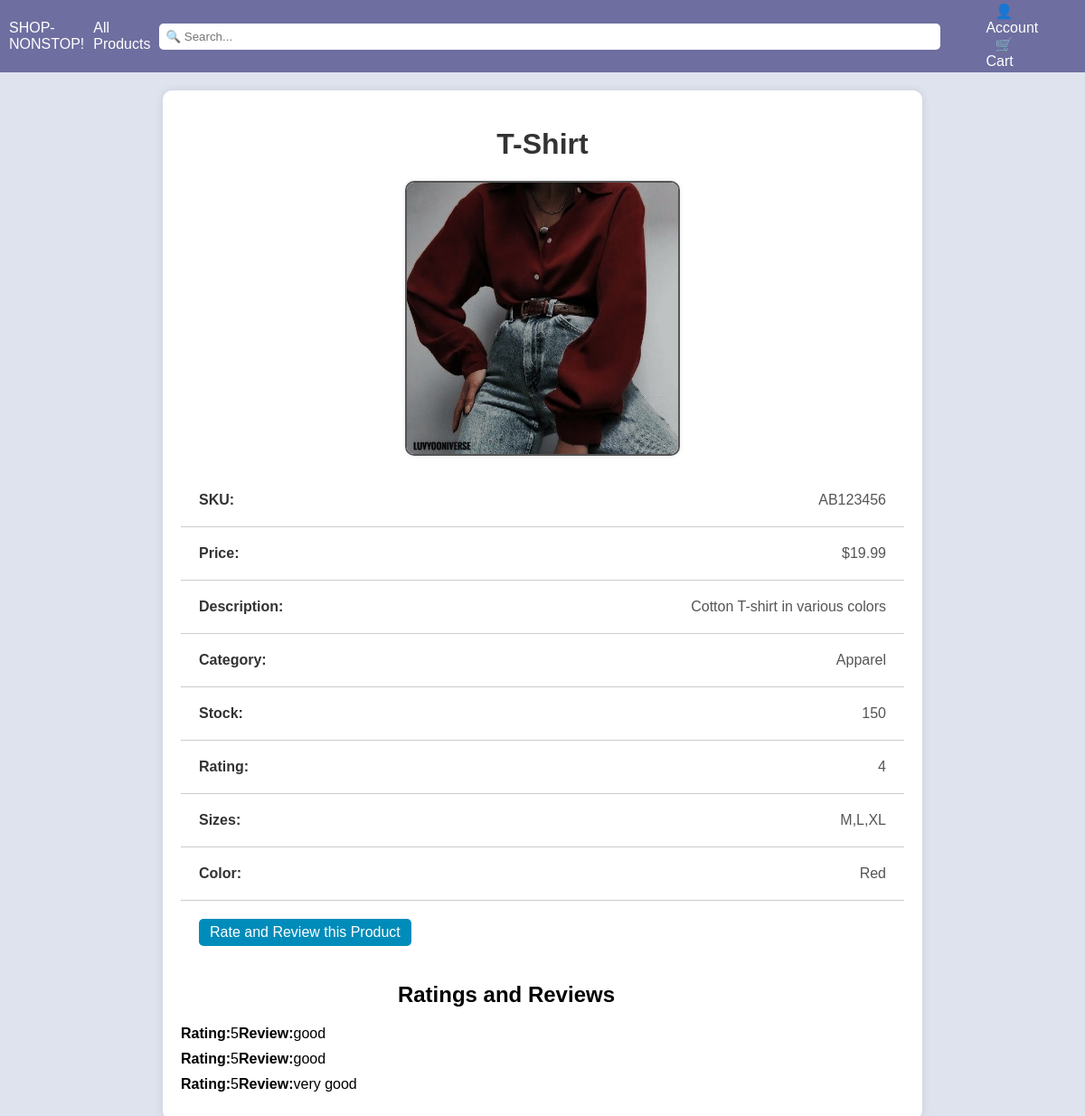
Page /product/P10001 on the committed database.
### app/models.py (models this page shows, shortened)
class Items(db.Model):
    __tablename__ = 'item'
    Item_ID = db.Column(db.String(80),unique=True, primary_key=True)
    sku = db.Column(db.String(80), unique=True, nullable=False)
    name = db.Column(db.String(120), unique=True, nullable=False)
    price = db.Column(db.Integer, nullable=False)
    item_desc = db.Column(db.String(255), nullable=False)
    category = db.Column(db.String(255), nullable=False)
    stock = db.Column(db.Integer, nullable=False)
    item_star = db.Column(db.Integer, nullable=False)
    itme_sizes = db.Column(db.String(120),  nullable=True)
    color = db.Column(db.String(120), nullable=False)
    pic = db.Column(db.Text)

class RatingReview(db.Model):
    __tablename__ = 'rating_review'
    id = db.Column(db.Integer, primary_key=True)
    item_id = db.Column(db.String(80), db.ForeignKey('item.Item_ID'), nullable=False)
    rating = db.Column(db.Integer, nullable=False)
    review = db.Column(db.Text, nullable=True)

### app/routes.py (the view)
@app.route('/product/<string:Item_ID>')
def product_page(Item_ID):
    product = Items.query.filter_by(Item_ID=Item_ID).first()
    if product is None:
        abort(404)
    product1 = Items.query.filter_by(Item_ID=Item_ID).first()
    ratings_reviews = RatingReview.query.filter_by(item_id=Item_ID).all()
    image_path = product1.pic
    return render_template('product.html', product=product,image_path=image_path,ratings_reviews=ratings_reviews)

### app/templates/product.html (shortened to what this page needs)
{% extends "base.html" %}
{% block content %}
<div class="product-container">
    <h1>{{ product.name }}</h1>
    <img src="{{ image_path }}" alt="Product Image" class="product-image">
    <ul class="product-details">
        <li class="product-item"><strong>SKU:</strong> {{ product.sku }}</li>
        <li class="product-item"><strong>Price:</strong> ${{ product.price }}</li>
        <li class="product-item"><strong>Description:</strong> {{ product.item_desc }}</li>
        <li class="product-item"><strong>Category:</strong> {{ product.category }}</li>
        <li class="product-item"><strong>Stock:</strong> {{ product.stock }}</li>
        <li class="product-item"><strong>Rating:</strong> {{ product.item_star }}</li>
        <li class="product-item"><strong>Sizes:</strong> {{ product.itme_sizes }}</li>
        <li class="product-item"><strong>Color:</strong> {{ product.color }}</li>
        <li class="product-item" style="border-bottom: none;"><a href="/product/{{ product.Item_ID }}/rating_review" class="rating-review-btn">Rate and Review this Product</a></li>
    </ul>
    <div class="ratings-reviews">
        <h2>Ratings and Reviews</h2>
        {% if ratings_reviews %}
            {% for rating_review in ratings_reviews %}
                <div class="rating-review">
                    <p><strong>Rating:</strong> {{ rating_review.rating }}</p>
                    <p><strong>Review:</strong> {{ rating_review.review }}</p>
                </div>
            {% endfor %}
        {% else %}
            <p>No ratings and reviews yet.</p>
        {% endif %}
    </div>
</div>
{% endblock %}

### app/templates/base.html (shortened to what this page needs)
<!DOCTYPE html>
<html lang="en">
<head>
</head>
<body>
    <div class="navbar">
        <div class="website-name">SHOP-NONSTOP!</div>
            <a href="/show_products">All Products</a>
        <div class="search-bar">
            <input type="text" placeholder="🔍 Search...">
        </div>
        <div class="icons">
            <div class="dropdown">
                <a href="#">👤Account</a>
            </div>
            <a href="#">🛒 Cart</a>
        </div>
    </div>
    <div class="content">
        {% block content %}{%endblock%}
    </div>
</body>
</html>

### app/templates/base.html (style rules this page uses)
body { margin: 0; font-family: Arial, sans-serif; background-color: #dfe3ee; }
.navbar { display: flex; justify-content: space-between; align-items: center; background-color: #6e6ea0; color: white; padding: 10px; height: 60px; }
.navbar a, .dropdown-content a { color: white; text-decoration: none; padding: 10px; }
.dropdown { position: relative; display: inline-block; }
.search-bar input[type="text"] { padding: 7px; margin: 5px 0; margin-right: 50px; border: none; border-radius: 5px; width: 850px; }
.icons { display: inline; margin-right: 100px; }
h2 { display: flex; justify-content: flex-end; max-width: 60%; }
p { display: flex; justify-content: flex-end; margin-left: -20px; max-width: 60%; }

### app/templates/product.html (style rules this page uses)
.product-container { max-width: 800px; margin: 20px auto; padding: 20px; background-color: #fff; border-radius: 10px; box-shadow: 0 0 10px rgba(0, 0, 0, 0.1); }
h1 { text-align: center; color: #333; }
.product-details { list-style: none; padding: 0; margin: 0; }
.product-item { padding: 20px; border-bottom: 1px solid #ccc; transition: background-color 0.3s ease; display: flex; justify-content: space-between; align-items: center; }
.product-item:last-child { border-bottom: none; }
.product-title, .product-item strong { font-weight: bold; color: #333; }
.product-price, .product-item { color: #555; }
.product-image { max-width: 300px; height: auto; display: block; margin: 0 auto; border: 2px solid #555; border-radius: 10px; box-shadow: 0 0 5px rgba(0, 0, 0, 0.1); margin-bottom: 20px; }
.rating-review-btn { background-color: #008CBA; color: #fff; padding: 6px 12px; border-radius: 5px; text-decoration: none; transition: background-color 0.3s ease; }
.ratings-reviews { margin-top: 20px; }
.rating-review { display: flex; margin-bottom: 10px; }
.rating-review p { margin: 0; }

### rows in the picture
Items: name "T-Shirt", pic (picture), sku "AB123456", item_desc "Cotton T-shirt in various colors", category "Apparel", itme_sizes "M,L,XL", color "Red"
RatingReview: rating "5", review "good"
RatingReview: rating "5", review "good"
RatingReview: rating "5", review "very good"

### other values in the picture
{{ product.price }} "19.99"
{{ product.stock }} "150"
{{ product.item_star }} "4"
